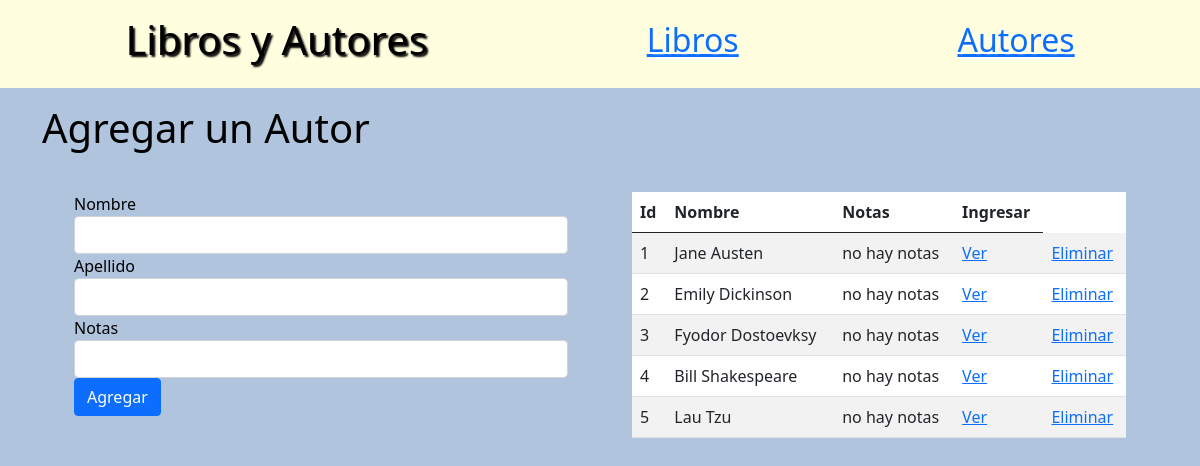
The app's page /authors with its own data.
### books_authors_app/models.py (models this page shows)
class Author(models.Model):
    first_name = models.CharField(max_length=45)
    last_name = models.CharField(max_length=45)
    books = models.ManyToManyField(Book,related_name = 'authors')
    notas = models.TextField(default = 'no hay notas')
    created_at = models.DateTimeField(auto_now_add=True)
    updated_at = models.DateTimeField(auto_now=True)

### books_authors_app/views.py (the view)
# urls.py: path('authors',views.authors),
def authors(request):
    context = {
        'authors':Author.objects.all()
    }
    return render(request,'authors.html',context)

### books_authors_app/templates/authors.html (shortened to what this page needs)
<!DOCTYPE html>
<html lang="en">
<head>
    <link href="https://cdn.jsdelivr.net/npm/bootstrap@5.0.2/dist/css/bootstrap.min.css" rel="stylesheet"
>
    {% load static %}
    <link rel="stylesheet" href="{%static 'css/misestilos.css' %}">
</head>
<body>
    <nav>
        <h1>Libros y Autores</h1>
        <a href="/">Libros</a>
        <a href="/authors">Autores</a>
    </nav>
    <div class="container">
        <h1>Agregar un Autor</h1>
        <section class="split-screen">
            <form action="/authors/create" method="POST">
                <div class="form-group">
                    <label for="first_name">Nombre</label>
                    <input type="text" name="first_name" id="first_name" class="form-control">
                </div>
                <div class="form-group">
                    <label for="last_name">Apellido</label>
                    <input type="text" name="last_name" id="last_name" class="form-control">
                </div>
                <div class="form-group">
                    <label for="notas">Notas</label>
                    <input type="text" name="notas" id="notas" class="form-control">
                </div>
                <button class="btn btn-primary">Agregar</button>
            </form>
            <table class="table table-striped">
                <thead>
                    <tr>
                        <th>Id</th>
                        <th>Nombre</th>
                        <th>Notas</th>
                        <th>Ingresar</th>
                    </tr>
                </thead>
                <tbody>
                    {% for author in authors %}
                    <tr>
                        <td>{{author.id}}</td>
                        <td>{{author.first_name}} {{author.last_name}}</td>
                        <td>{{author.notas}}</td>
                        <td><a href="/authors/{{author.id}}">Ver</a></td>
                        <td><a href="/authors/{{author.id}}/delete">Eliminar</a></td>
                    </tr>
                    {% endfor %}
                </tbody>
            </table>
        </section>
    </div>
</body>
</html>

### books_authors_app/static/css/misestilos.css (style rules this page uses)
body { background-color: lightsteelblue; }
h1,h2,h3,h4,h5,p,label { color:rgb(0, 0, 0); }
nav { background: lightyellow; display:flex; justify-content: space-around; margin-bottom: 1em; padding: 1em; }
nav > h1 { text-shadow: 2px 2px 2px black; }
nav > a { font-size: 2rem; text-shadow: 2px 2px 2px white; }
section.split-screen { display: flex; justify-content: space-evenly; }
section.split-screen > * { width: 50%; margin: 2em ; }
table { background-color: white; }

### records on screen
Author: id "1", first_name "Jane", last_name "Austen", notas "no hay notas"
Author: id "2", first_name "Emily", last_name "Dickinson", notas "no hay notas"
Author: id "3", first_name "Fyodor", last_name "Dostoevksy", notas "no hay notas"
Author: id "4", first_name "Bill", last_name "Shakespeare", notas "no hay notas"
Author: id "5", first_name "Lau", last_name "Tzu", notas "no hay notas"
